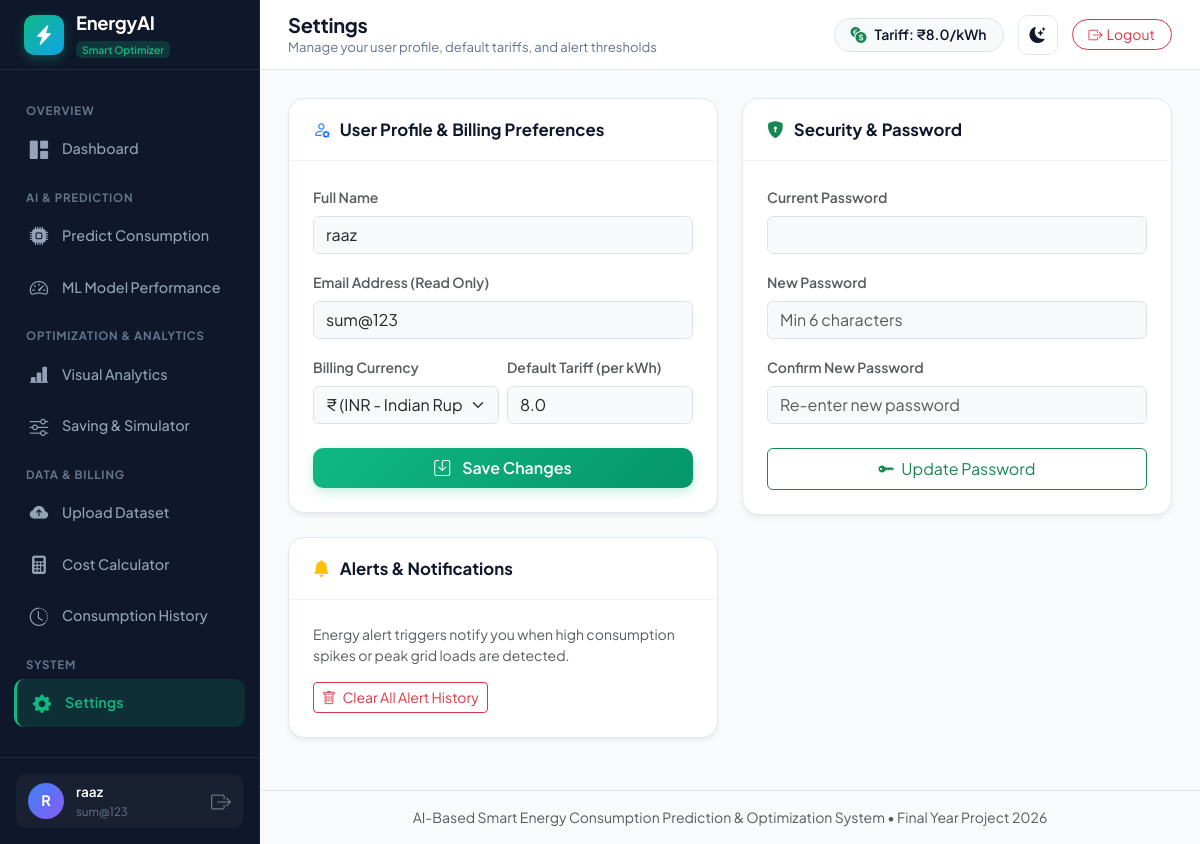
Page /settings (signed in) on the committed database.
### models/database.py (models this page shows, shortened)
class User(db.Model):
    __tablename__ = "users"
    id = db.Column(db.Integer, primary_key=True)
    name = db.Column(db.String(100), nullable=False)
    email = db.Column(db.String(120), unique=True, nullable=False, index=True)
    password_hash = db.Column(db.String(256), nullable=False)
    currency = db.Column(db.String(10), default="₹")
    default_tariff = db.Column(db.Float, default=8.0)  # INR per kWh
    created_at = db.Column(db.DateTime, default=datetime.utcnow)
    predictions = db.relationship("Prediction", backref="user", lazy=True, cascade="all, delete-orphan")
    energy_records = db.relationship("EnergyRecord", backref="user", lazy=True, cascade="all, delete-orphan")
    alerts = db.relationship("Alert", backref="user", lazy=True, cascade="all, delete-orphan")
    settings = db.relationship("UserSetting", backref="user", uselist=False, cascade="all, delete-orphan")

### routes/settings.py (the view, shortened to what this page needs)
@settings_bp.route("/settings", methods=["GET", "POST"])
@login_required
def settings_view():
    user_id = session["user_id"]
    user = db.session.get(User, user_id)
    user_setting = UserSetting.query.filter_by(user_id=user_id).first()
    if not user_setting:
        user_setting = UserSetting(user_id=user_id, default_tariff=user.default_tariff, currency=user.currency)
        db.session.add(user_setting)
        db.session.commit()
    return render_template(
        "settings.html",
        user=user,
        settings=user_setting
    )

### routes/auth.py (called while the page is built)
def login_required(f):
    @wraps(f)
    def decorated_function(*args, **kwargs):
        if "user_id" not in session:
            flash("Please log in to access this page.", "warning")
            return redirect(url_for("auth.login", next=request.url))
        return f(*args, **kwargs)
    return decorated_function

### templates/settings.html (shortened to what this page needs)
{% extends "base.html" %}
{% block page_title %}Settings{% endblock %}
{% block page_subtitle %}Manage your user profile, default tariffs, and alert thresholds{% endblock %}
{% block content %}
<div class="row g-4">
  <div class="col-lg-6">
    <div class="energy-card mb-4">
      <div class="energy-card-header">
        <div class="energy-card-title">
          <i class="bi bi-person-gear text-primary"></i>
          User Profile & Billing Preferences
        </div>
      </div>
      <div class="energy-card-body">
        <form method="POST" action="{{ url_for('settings.settings_view') }}">
          <div class="mb-3">
            <label for="name" class="form-label fw-semibold small text-muted">Full Name</label>
            <input type="text" class="form-control bg-light" id="name" name="name" value="{{ user.name }}" required>
          </div>
          <div class="mb-3">
            <label for="email" class="form-label fw-semibold small text-muted">Email Address (Read Only)</label>
            <input type="email" class="form-control bg-light" id="email" value="{{ user.email }}" readonly disabled>
          </div>
          <div class="row g-2 mb-4">
            <div class="col-6">
              <label for="currency" class="form-label fw-semibold small text-muted">Billing Currency</label>
              <select class="form-select bg-light" id="currency" name="currency">
                <option value="₹" {% if user.currency == '₹' %}selected{% endif %}>₹ (INR - Indian Rupee)</option>
              </select>
            </div>
            <div class="col-6">
              <label for="default_tariff" class="form-label fw-semibold small text-muted">Default Tariff (per kWh)</label>
              <div class="input-group">
                <input type="number" step="0.1" min="0.5" class="form-control bg-light" id="default_tariff" name="default_tariff" value="{{ user.default_tariff }}" required>
              </div>
            </div>
          </div>
          <button type="submit" class="btn btn-primary-custom w-100 py-2 justify-content-center">
            <i class="bi bi-save me-1"></i> Save Changes
          </button>
        </form>
      </div>
    </div>
    <div class="energy-card">
      <div class="energy-card-header">
        <div class="energy-card-title">
          <i class="bi bi-bell-fill text-warning"></i>
          Alerts & Notifications
        </div>
      </div>
      <div class="energy-card-body">
        <p class="small text-muted mb-3">
          Energy alert triggers notify you when high consumption spikes or peak grid loads are detected.
        </p>
        <form method="POST" action="{{ url_for('settings.settings_view') }}">
          <button type="submit" class="btn btn-outline-danger btn-sm" onclick="return confirm('Clear all alert notifications?');">
            <i class="bi bi-trash me-1"></i> Clear All Alert History
          </button>
        </form>
      </div>
    </div>
  </div>
  <div class="col-lg-6">
    <div class="energy-card">
      <div class="energy-card-header">
        <div class="energy-card-title">
          <i class="bi bi-shield-lock-fill text-success"></i>
          Security & Password
        </div>
      </div>
      <div class="energy-card-body">
        <form method="POST" action="{{ url_for('settings.settings_view') }}">
          <div class="mb-3">
            <label for="current_password" class="form-label fw-semibold small text-muted">Current Password</label>
            <input type="password" class="form-control bg-light" id="current_password" name="current_password" required>
          </div>
          <div class="mb-3">
            <label for="new_password" class="form-label fw-semibold small text-muted">New Password</label>
            <input type="password" class="form-control bg-light" id="new_password" name="new_password" placeholder="Min 6 characters" required>
          </div>
          <div class="mb-4">
            <label for="confirm_password" class="form-label fw-semibold small text-muted">Confirm New Password</label>
            <input type="password" class="form-control bg-light" id="confirm_password" name="confirm_password" placeholder="Re-enter new password" required>
          </div>
          <button type="submit" class="btn btn-outline-success w-100 py-2 justify-content-center">
            <i class="bi bi-key-fill me-1"></i> Update Password
          </button>
        </form>
      </div>
    </div>
  </div>
</div>
{% endblock %}

### templates/base.html (shortened to what this page needs)
<!DOCTYPE html>
<html lang="en" data-theme="{{ user_theme }}">
<head>
  <link href="https://cdn.jsdelivr.net/npm/bootstrap@5.3.3/dist/css/bootstrap.min.css" rel="stylesheet">
  <link href="https://cdn.jsdelivr.net/npm/bootstrap-icons@1.11.3/font/bootstrap-icons.min.css" rel="stylesheet">
  <link rel="stylesheet" href="{{ url_for('static', filename='css/style.css') }}">
</head>
<body>
  {% if current_user %}
  <div class="app-wrapper">
    <aside class="app-sidebar">
      <div class="sidebar-brand">
        <div class="brand-icon">
          <i class="bi bi-lightning-charge-fill"></i>
        </div>
        <div>
          <div class="brand-text">EnergyAI</div>
          <span class="brand-badge">Smart Optimizer</span>
        </div>
      </div>
      <ul class="sidebar-menu">
        <li class="menu-header">Overview</li>
        <li class="nav-item">
          <a href="{{ url_for('dashboard.dashboard_view') }}" class="nav-link-custom {% if request.endpoint == 'dashboard.dashboard_view' %}active{% endif %}">
            <i class="bi bi-grid-1x2-fill"></i>
            <span>Dashboard</span>
          </a>
        </li>
        <li class="menu-header">AI & Prediction</li>
        <li class="nav-item">
          <a href="{{ url_for('prediction.predict_view') }}" class="nav-link-custom {% if request.endpoint == 'prediction.predict_view' %}active{% endif %}">
            <i class="bi bi-cpu-fill"></i>
            <span>Predict Consumption</span>
          </a>
        </li>
        <li class="nav-item">
          <a href="{{ url_for('model_performance.model_performance_view') }}" class="nav-link-custom {% if request.endpoint == 'model_performance.model_performance_view' %}active{% endif %}">
            <i class="bi bi-speedometer2"></i>
            <span>ML Model Performance</span>
          </a>
        </li>
        <li class="menu-header">Optimization & Analytics</li>
        <li class="nav-item">
          <a href="{{ url_for('analytics.analytics_view') }}" class="nav-link-custom {% if request.endpoint == 'analytics.analytics_view' %}active{% endif %}">
            <i class="bi bi-bar-chart-line-fill"></i>
            <span>Visual Analytics</span>
          </a>
        </li>
        <li class="nav-item">
          <a href="{{ url_for('optimization.optimization_view') }}" class="nav-link-custom {% if request.endpoint == 'optimization.optimization_view' %}active{% endif %}">
            <i class="bi bi-sliders"></i>
            <span>Saving & Simulator</span>
          </a>
        </li>
        <li class="menu-header">Data & Billing</li>
        <li class="nav-item">
          <a href="{{ url_for('upload.upload_view') }}" class="nav-link-custom {% if request.endpoint == 'upload.upload_view' %}active{% endif %}">
            <i class="bi bi-cloud-arrow-up-fill"></i>
            <span>Upload Dataset</span>
          </a>
        </li>
        <li class="nav-item">
          <a href="{{ url_for('cost_calculator.cost_calculator_view') }}" class="nav-link-custom {% if request.endpoint == 'cost_calculator.cost_calculator_view' %}active{% endif %}">
            <i class="bi bi-calculator-fill"></i>
            <span>Cost Calculator</span>
          </a>
        </li>
        <li class="nav-item">
          <a href="{{ url_for('history.history_view') }}" class="nav-link-custom {% if request.endpoint == 'history.history_view' %}active{% endif %}">
            <i class="bi bi-clock-history"></i>
            <span>Consumption History</span>
          </a>
        </li>
        <li class="menu-header">System</li>
        <li class="nav-item">
          <a href="{{ url_for('settings.settings_view') }}" class="nav-link-custom {% if request.endpoint == 'settings.settings_view' %}active{% endif %}">
            <i class="bi bi-gear-fill"></i>
            <span>Settings</span>
          </a>
        </li>
        <li class="nav-item">
          <a href="{{ url_for('about.about_view') }}" class="nav-link-custom {% if request.endpoint == 'about.about_view' %}active{% endif %}">
          </a>
        </li>
      </ul>
      <div class="sidebar-footer">
        <div class="user-profile-chip">
          <div class="user-avatar">{{ current_user.name[0] | upper }}</div>
          <div class="user-meta">
            <div class="user-name">{{ current_user.name }}</div>
            <div class="user-role">{{ current_user.email }}</div>
          </div>
          <a href="{{ url_for('auth.logout') }}" class="text-secondary" title="Logout">
            <i class="bi bi-box-arrow-right fs-5"></i>
          </a>
        </div>
      </div>
    </aside>
    <div class="app-main">
      <header class="app-topbar">
        <div class="topbar-left">
          <div>
            <h1 class="page-title mb-0">{% block page_title %}Dashboard{% endblock %}</h1>
            <div class="page-subtitle d-none d-sm-block">{% block page_subtitle %}AI-Powered Smart Energy Monitoring & Optimization{% endblock %}</div>
          </div>
        </div>
        <div class="topbar-right">
          <div class="d-none d-md-flex align-items-center gap-2 px-3 py-1 bg-light rounded-pill border">
            <i class="bi bi-currency-exchange text-success"></i>
            <span class="small fw-semibold">Tariff: {{ global_currency }}{{ current_user.default_tariff }}/kWh</span>
          </div>
          <button class="btn-icon" id="themeToggleBtn" title="Toggle Theme" aria-label="Toggle Theme">
            <i class="bi bi-moon-stars-fill"></i>
          </button>
          <a href="{{ url_for('auth.logout') }}" class="btn btn-outline-danger btn-sm rounded-pill px-3 d-none d-sm-inline-flex align-items-center gap-1">
            <i class="bi bi-box-arrow-right"></i> Logout
          </a>
        </div>
      </header>
      <main class="app-content">
        {% block content %}{% endblock %}
      </main>
      <footer class="text-center py-3 border-top text-muted small">
        AI-Based Smart Energy Consumption Prediction & Optimization System &bull; Final Year Project 2026
      </footer>
    </div>
  </div>
  {% endif %}
</body>
</html>

### rows in the picture
User: name "R", name "raaz", email "sum@123", default_tariff "8.0", currency "₹ (INR - Indian Rupee)"

### other values in the picture
{{ global_currency }} "₹"
